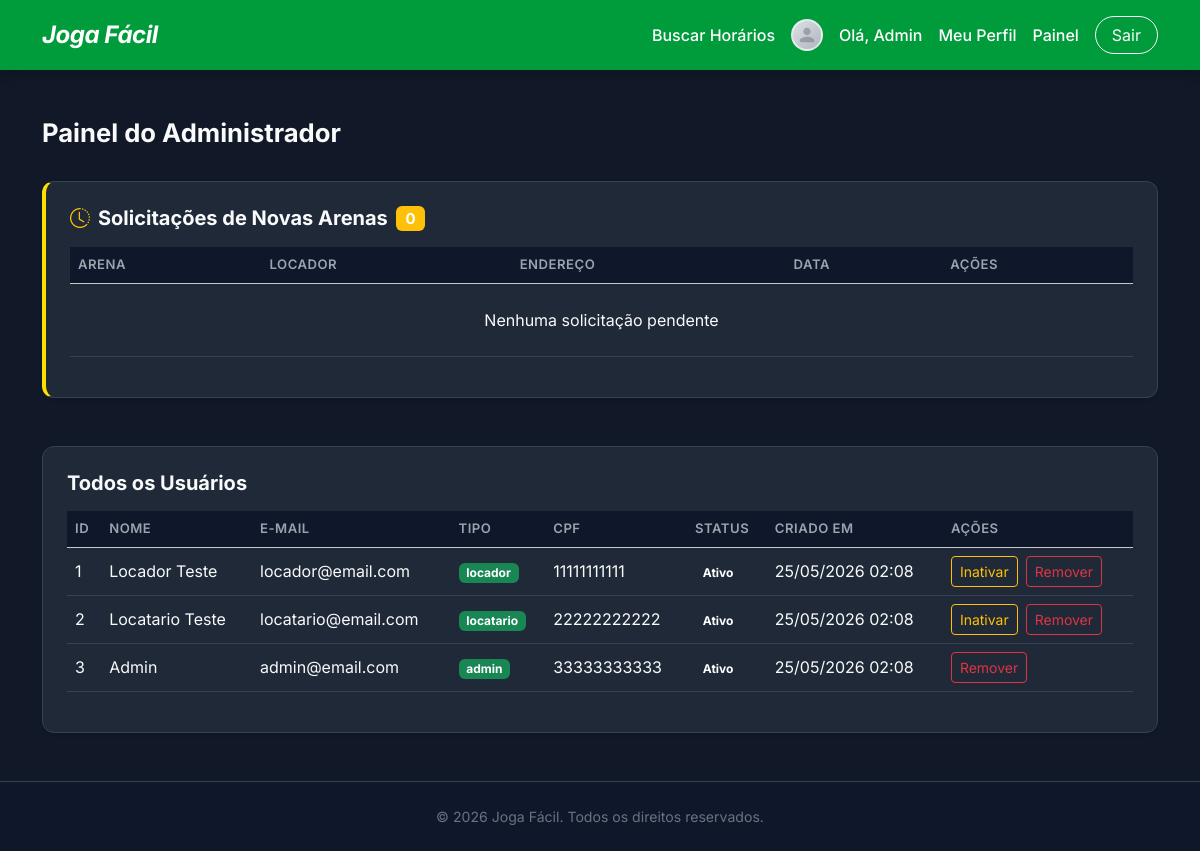
Page /pages/dashboardAdmin.php (signed in) on the committed database.
### tables this page shows
CREATE TABLE IF NOT EXISTS usuarios (
    id         INT AUTO_INCREMENT PRIMARY KEY,
    nome       VARCHAR(100)  NOT NULL,
    email      VARCHAR(150)  NOT NULL UNIQUE,
    senha      VARCHAR(255)  NOT NULL,
    tipo       ENUM('locador','locatario','gerente','admin') NOT NULL DEFAULT 'locatario',
    cpf        VARCHAR(14)   DEFAULT NULL UNIQUE,
    status     ENUM('ativo', 'inativo') NOT NULL DEFAULT 'ativo',
    Inativo_motivo VARCHAR(500) DEFAULT NULL,
    foto_perfil VARCHAR(255)  DEFAULT NULL,
    created_at   TIMESTAMP     DEFAULT CURRENT_TIMESTAMP
);

### crud/readQuadras.php (called while the page is built, shortened)
<?php
function getAllPendingQuadras(): array {
    $pdo = getDbConnection();
    $stmt = $pdo->prepare("SELECT q.*, u.nome as locador_nome FROM quadras q JOIN usuarios u ON q.locador_id = u.id WHERE q.status = 'pendente' ORDER BY q.created_at ASC");
    $stmt->execute();
    return $stmt->fetchAll(PDO::FETCH_ASSOC);
}

### crud/readUsuarios.php (called while the page is built, shortened)
<?php
function readAllUsuarios(): array {
    $pdo        = getDbConnection();
    $selectStmt = $pdo->query("SELECT id, nome, email, tipo, cpf, foto_perfil, status, inativo_motivo, created_at FROM usuarios ORDER BY created_at DESC");
    return $selectStmt->fetchAll();
}

### pages/dashboardAdmin.php (the view, shortened to what this page needs)
<?php
require_once __DIR__ . '/../crud/readUsuarios.php';
require_once __DIR__ . '/../crud/readQuadras.php';
$csrfToken       = generateCsrfToken();
$allUsers        = readAllUsuarios();
$pendingArenas   = getAllPendingQuadras();
?>
<!DOCTYPE html>
<html lang="pt-BR">
<head>
    <?php $pageTitle = 'Painel do Administrador – Joga Fácil'; include __DIR__ . '/../includes/headTag.php'; ?>
</head>
<body class="d-flex flex-column min-vh-100">
<?php include __DIR__ . '/../includes/header.php'; ?>
<main class="flex-grow-1 container py-5">
    <div class="d-flex justify-content-between align-items-center mb-4">
        <h2 class="dashboardTitle fw-bold">Painel do Administrador</h2>
    </div>
    <div class="card border-0 shadow-sm p-4 mb-5 dashboardCard" style="border-left: 4px solid var(--amareloOuro) !important;">
        <h5 class="fw-bold mb-3 d-flex align-items-center">
            <i class="bi bi-clock-history me-2 text-warning"></i>
            Solicitações de Novas Arenas
            <span class="badge bg-warning ms-2"><?= count($pendingArenas) ?></span>
        </h5>
        <div class="table-responsive">
            <table class="table dashboardTable table-hover align-middle">
                <thead class="table-light">
                    <tr>
                        <th>Arena</th>
                        <th>Locador</th>
                        <th>Endereço</th>
                        <th>Data</th>
                        <th>Ações</th>
                    </tr>
                </thead>
                <tbody>
                    <?php if (empty($pendingArenas)): ?>
                        <tr><td colspan="5" class="text-center py-4">Nenhuma solicitação pendente</td></tr>
                    <?php endif; ?>
                </tbody>
            </table>
        </div>
    </div>
    <div class="card border-0 shadow-sm p-4 dashboardCard">
        <h5 class="fw-bold mb-3">Todos os Usuários</h5>
        <div class="table-responsive">
            <table class="table dashboardTable table-hover align-middle">
                <thead class="table-light">
                    <tr>
                        <th>ID</th>
                        <th>Nome</th>
                        <th>E-mail</th>
                        <th>Tipo</th>
                        <th>CPF</th>
                        <th>Status</th>
                        <th>Criado em</th>
                        <th>Ações</th>
                    </tr>
                </thead>
                <tbody>
                    <?php if (empty($allUsers)): ?>
                        <tr><td colspan="8" class="text-center">Nenhum usuário cadastrado</td></tr>
                    <?php else: ?>
                        <?php foreach ($allUsers as $userRow): ?>
                        <?php $estaInativo = $userRow['status'] === 'inativo'; ?>
                        <tr class="<?= $estaInativo ? 'usuarioInativoRow' : '' ?>">
                            <td><?= $userRow['id'] ?></td>
                            <td><?= htmlspecialchars($userRow['nome']) ?></td>
                            <td><?= htmlspecialchars($userRow['email']) ?></td>
                            <td><span class="badge bg-success"><?= $userRow['tipo'] ?></span></td>
                            <td><?= $userRow['cpf'] ?? '—' ?></td>
                            <td>
                                <?php if ($estaInativo): ?>
                                    <span class="badge statusBadgeInativo">Inativo</span>
                                <?php else: ?>
                                    <span class="badge statusBadgeAtivo">Ativo</span>
                                <?php endif; ?>
                            </td>
                            <td><?= date('d/m/Y H:i', strtotime($userRow['created_at'])) ?></td>
                            <td>
                                <div class="d-flex gap-2">
                                    <?php if ($userRow['tipo'] !== 'admin'): ?>
                                        <?php if ($estaInativo): ?>
                                            <form action="../crud/updateUsuarioStatus.php" method="POST" class="d-inline">
                                                <input type="hidden" name="csrfToken"  value="<?= $csrfToken ?>">
                                                <input type="hidden" name="id"         value="<?= $userRow['id'] ?>">
                                                <input type="hidden" name="novoStatus" value="ativo">
                                                <button type="submit" class="btn btn-sm btn-outline-success"
                                                        onclick="return confirm('Reativar a conta de <?= htmlspecialchars($userRow['nome'], ENT_QUOTES) ?>?')">
                                                    Ativar
                                                </button>
                                            </form>
                                        <?php else: ?>
                                            <button type="button"
                                                    class="btn btn-sm btn-outline-warning inativarBtn"
                                                    data-id="<?= $userRow['id'] ?>"
                                                    data-nome="<?= htmlspecialchars($userRow['nome'], ENT_QUOTES) ?>"
                                                    data-bs-toggle="modal"
                                                    data-bs-target="#modalInativarUsuario">
                                                Inativar
                                            </button>
                                        <?php endif; ?>
                                    <?php endif; ?>
                                    <form action="../crud/deleteUsuario.php" method="POST" class="d-inline deleteForm">
                                        <button type="submit" class="btn btn-sm btn-outline-danger">Remover</button>
                                    </form>
                                </div>
                            </td>
                        </tr>
                        <?php endforeach; ?>
                    <?php endif; ?>
                </tbody>
            </table>
        </div>
    </div>
</main>
<?php include __DIR__ . '/../includes/footer.php'; ?>
</body>
</html>

### includes/headTag.php (shortened to what this page needs)
<?php
$assetUrl = (strpos($_SERVER['SCRIPT_NAME'], '/pages/') !== false || strpos($_SERVER['SCRIPT_NAME'], '/crud/') !== false) ? '../' : './';
?>
<link href="https://cdn.jsdelivr.net/npm/bootstrap@5.3.2/dist/css/bootstrap.min.css" rel="stylesheet">
<link rel="stylesheet" href="https://cdn.jsdelivr.net/npm/bootstrap-icons@1.11.3/font/bootstrap-icons.min.css">
<link href="<?= $assetUrl ?>assets/css/customStyles.css" rel="stylesheet">

### includes/header.php (shortened to what this page needs)
<?php
$baseUrl = (strpos($_SERVER['SCRIPT_NAME'], '/pages/') !== false || strpos($_SERVER['SCRIPT_NAME'], '/crud/') !== false) ? '../' : './';
?>
<header class="mainHeader customGreenBg py-3">
    <div class="container d-flex justify-content-between align-items-center">
        <a href="<?= $baseUrl ?>index.php" class="text-decoration-none">
            <h2 class="logoTitle text-white m-0 fst-italic fw-bold">Joga Fácil</h2>
        </a>
        <nav class="authNav d-flex align-items-center gap-3">
            <a href="<?= $baseUrl ?>pages/buscarHorarios.php" class="text-white text-decoration-none fw-medium">Buscar Horários</a>
            <?php if (isset($_SESSION['usuarioLogado'])): ?>
                <?php
                    $headerFoto = $_SESSION['usuarioFoto'] ?? null;
                    $headerFotoUrl = $headerFoto ? $baseUrl . 'assets/uploads/perfil/' . htmlspecialchars($headerFoto) : null;
                ?>
                <?php if ($headerFotoUrl): ?>
                    <img src="<?= $headerFotoUrl ?>" alt="Avatar" class="header-avatar">
                <?php else: ?>
                    <span class="header-avatar-default">
                        <svg viewBox="0 0 24 24" fill="currentColor" color="#6c757d">
                            <path d="M12 12c2.7 0 4.8-2.1 4.8-4.8S14.7 2.4 12 2.4 7.2 4.5 7.2 7.2 9.3 12 12 12zm0 2.4c-3.2 0-9.6 1.6-9.6 4.8v1.2c0 .7.5 1.2 1.2 1.2h16.8c.7 0 1.2-.5 1.2-1.2v-1.2c0-3.2-6.4-4.8-9.6-4.8z"/>
                        </svg>
                    </span>
                <?php endif; ?>
                <span class="text-white fw-medium">Olá, <?= htmlspecialchars($_SESSION['usuarioNome']) ?></span>
                <a href="<?= $baseUrl ?>pages/perfil.php" class="text-white text-decoration-none fw-medium">Meu Perfil</a>
                <?php if ($_SESSION['usuarioTipo'] === 'locador' || $_SESSION['usuarioTipo'] === 'gerente'): ?>
                    <a href="<?= $baseUrl ?>pages/dashboardLocador.php" class="text-white text-decoration-none fw-medium">Painel</a>
                <?php elseif ($_SESSION['usuarioTipo'] === 'admin'): ?>
                    <a href="<?= $baseUrl ?>pages/dashboardAdmin.php" class="text-white text-decoration-none fw-medium">Painel</a>
                <?php endif; ?>
                <a href="<?= $baseUrl ?>pages/logout.php" class="btn btn-outline-light rounded-pill px-3">Sair</a>
            <?php else: ?>
                <a href="<?= $baseUrl ?>pages/escolherLogin.php" class="text-white text-decoration-none fw-medium">Entrar</a>
                <a href="<?= $baseUrl ?>pages/escolherCadastro.php" class="btn btn-warning fw-bold text-dark rounded-pill px-4 shadow-sm customYellowBtn">Cadastre-se</a>
            <?php endif; ?>
        </nav>
    </div>
</header>

### includes/footer.php (shortened to what this page needs)
<footer class="mainFooter bg-dark text-white text-center py-4 mt-auto">
    <div class="container">
        <p class="mb-0 footerText">&copy; <?php echo date('Y'); ?> Joga Fácil. Todos os direitos reservados.</p>
    </div>
</footer>

### assets/css/components/tokens.css (style rules this page uses)
:root { --verdeBandeira: #009c3b; --verdeEscuro: #006425; --amareloOuro: #FFDF00; --amareloClaro: #FFEE66; --bgMain: #111827; --bgCard: #1f2937; --bgCardBorder: #374151; --bgSection: #0f172a; --textPrimary: #f9fafb; --textSecondary: #9ca3af; --textMuted: #6b7280; --radiusSm: 8px; --radiusMd: 12px; --radiusLg: 16px; --radiusXl: 24px; --shadowCard: 0 4px 20px rgba(0, 0, 0, 0.35); --transition: all 0.25s ease; }

### assets/css/components/global.css (style rules this page uses)
*, *::before, *::after { box-sizing: border-box; }
html { font-size: 16px; }
body { font-family: 'Inter', system-ui, -apple-system, sans-serif; background-color: var(--bgMain) !important; color: var(--textPrimary) !important; display: flex; flex-direction: column; min-height: 100vh; margin: 0; }

### assets/css/components/navbar.css (style rules this page uses)
.mainHeader { background-color: var(--verdeBandeira) !important; box-shadow: 0 2px 12px rgba(0, 0, 0, 0.25); }
.logoTitle { font-size: 1.5rem; letter-spacing: -0.5px; color: #ffffff !important; }

### assets/css/components/dashboard.css (style rules this page uses)
.dashboardCard { background-color: var(--bgCard) !important; border: 1px solid var(--bgCardBorder) !important; border-radius: var(--radiusMd) !important; color: var(--textPrimary) !important; }
.dashboardTitle { font-size: 1.6rem; color: var(--textPrimary); }
.dashboardTable th { font-weight: 600; color: var(--textSecondary); font-size: 0.82rem; text-transform: uppercase; letter-spacing: 0.5px; background-color: var(--bgSection) !important; }
.dashboardTable td { color: var(--textPrimary); background-color: var(--bgCard) !important; border-color: var(--bgCardBorder) !important; }

### assets/css/components/footer.css (style rules this page uses)
.mainFooter { background-color: var(--bgSection) !important; border-top: 1px solid var(--bgCardBorder); margin-top: auto; }
.footerText { color: var(--textMuted); font-size: 0.88rem; }

### assets/css/components/perfil.css (style rules this page uses)
.header-avatar-default { width: 32px; height: 32px; border-radius: 50%; background: linear-gradient(135deg, #dee2e6, #adb5bd); border: 2px solid rgba(255, 255, 255, 0.6); display: inline-flex; align-items: center; justify-content: center; transition: border-color 0.2s ease, transform 0.2s ease; overflow: hidden; }
.header-avatar-default svg { width: 18px; height: 18px; opacity: 0.5; }

### rows in the picture
usuarios: id "1", nome "Locador Teste", email "locador@email.com", tipo "locador", cpf "11111111111", status "Ativo", created_at "25/05/2026 02:08"
usuarios: id "2", nome "Locatario Teste", email "locatario@email.com", tipo "locatario", cpf "22222222222", status "Ativo", created_at "25/05/2026 02:08"
usuarios: id "3", nome "Admin", email "admin@email.com", tipo "admin", cpf "33333333333", status "Ativo", created_at "25/05/2026 02:08"

### other values in the picture
$_SESSION['usuarioNome'] "Admin"
count($pendingArenas) "0"
